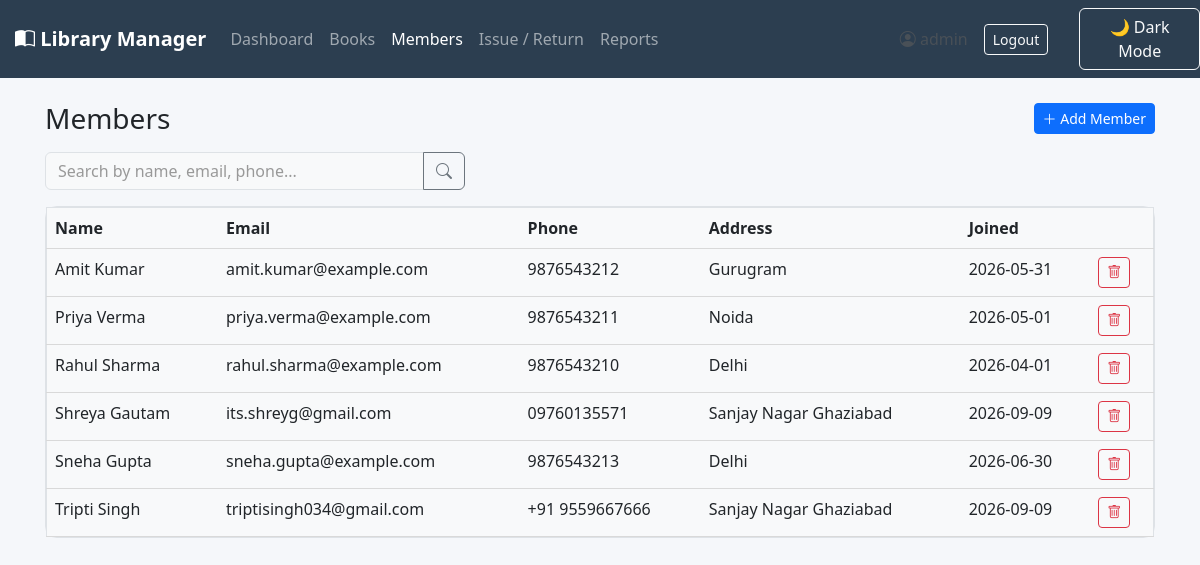
/members (signed in), run on the app's committed database.
### tables this page shows
CREATE TABLE members (
    member_id INTEGER PRIMARY KEY AUTOINCREMENT,
    name TEXT NOT NULL,
    email TEXT,
    phone TEXT,
    address TEXT,
    join_date TEXT NOT NULL
);

### app.py (the view)
@app.route("/members")
@login_required
def members():
    query = request.args.get("q", "").strip()
    conn = get_connection()
    if query:
        like = f"%{query}%"
        rows = conn.execute(
            "SELECT * FROM members WHERE name LIKE ? OR email LIKE ? OR phone LIKE ? ORDER BY name",
            (like, like, like),
        ).fetchall()
    else:
        rows = conn.execute("SELECT * FROM members ORDER BY name").fetchall()
    conn.close()
    return render_template("members.html", members=rows, query=query)

### app.py (called while the page is built)
def login_required(view):
    from functools import wraps
    @wraps(view)
    def wrapped(*args, **kwargs):
        if "user_id" not in session:
            flash("Please log in to continue.", "warning")
            return redirect(url_for("login"))
        return view(*args, **kwargs)
    return wrapped

### database.py (called while the page is built)
def get_connection():
    conn = sqlite3.connect(DB_PATH)
    conn.row_factory = sqlite3.Row
    conn.execute("PRAGMA foreign_keys = ON")
    return conn

### templates/members.html (shortened to what this page needs)
{% extends "base.html" %}
{% block content %}
<div class="d-flex justify-content-between align-items-center mb-3">
  <h3 class="mb-0">Members</h3>
  <button class="btn btn-primary btn-sm" data-bs-toggle="modal" data-bs-target="#addMemberModal">
    <i class="bi bi-plus-lg"></i> Add Member
  </button>
</div>
<form method="GET" action="{{ url_for('members') }}" class="mb-3">
  <div class="input-group" style="max-width: 420px;">
    <input type="text" name="q" class="form-control" placeholder="Search by name, email, phone..." value="{{ query }}">
    <button class="btn btn-outline-secondary" type="submit"><i class="bi bi-search"></i></button>
  </div>
</form>
<div class="card">
  <div class="card-body p-0">
    <table class="table table-hover mb-0">
      <thead class="table-light">
        <tr>
          <th>Name</th>
          <th>Email</th>
          <th>Phone</th>
          <th>Address</th>
          <th>Joined</th>
          <th></th>
        </tr>
      </thead>
      <tbody>
        {% for m in members %}
        <tr>
          <td>{{ m.name }}</td>
          <td>{{ m.email or '-' }}</td>
          <td>{{ m.phone or '-' }}</td>
          <td>{{ m.address or '-' }}</td>
          <td>{{ m.join_date }}</td>
          <td>
            <form method="POST" action="{{ url_for('delete_member', member_id=m.member_id) }}"
                  onsubmit="return confirm('Delete this member?');">
              <button class="btn btn-sm btn-outline-danger"><i class="bi bi-trash"></i></button>
            </form>
          </td>
        </tr>
        {% else %}
        <tr><td colspan="6" class="text-center text-muted py-3">No members found.</td></tr>
        {% endfor %}
      </tbody>
    </table>
  </div>
</div>
{% endblock %}

### static/style.css (style rules this page uses)
:root { --brand-dark: #2c3e50; --brand-accent: hsl(216,38%,47%); --bg-color: #f5f7fa; --card-color: #f8f9fa; --text-color: #212529; --border-color: #d9d9d9; }
body { background-color: var(--bg-color); color: var(--text-color); }
.card { border-radius:0.6rem; background:var(--card-color); color:var(--text-color); border:1px solid var(--border-color); }
.table { background:var(--card-color); color:var(--text-color); }
.table th, .table td { background:var(--card-color); color:var(--text-color); border-color:var(--border-color); }
.form-control, .form-select { background:var(--card-color); color:var(--text-color); border:1px solid var(--border-color); }
.form-control::placeholder { color:#999; }
.card, .table, .table-responsive, .form-control, .form-select, .input-group-text, .list-group-item { background-color: #f8f9fa; color: #212529; border: 1px solid #dee2e6; transition: 0.3s; }
.card, .stat-card { width:100%; border-radius:12px; }
.card { height:100%; border-radius:12px; }

### data on the page
members: name "Amit Kumar", email "amit.kumar@example.com", phone "9876543212", address "Gurugram", join_date "2026-05-31"
members: name "Priya Verma", email "priya.verma@example.com", phone "9876543211", address "Noida", join_date "2026-05-01"
members: name "Rahul Sharma", email "rahul.sharma@example.com", phone "9876543210", address "Delhi", join_date "2026-04-01"
members: name "Shreya Gautam", email "its.shreyg@gmail.com", phone "09760135571", address "Sanjay Nagar Ghaziabad", join_date "2026-09-09"
members: name "Sneha Gupta", email "sneha.gupta@example.com", phone "9876543213", address "Delhi", join_date "2026-06-30"
members: name "Tripti Singh", email "triptisingh034@gmail.com", phone "+91 9559667666", address "Sanjay Nagar Ghaziabad", join_date "2026-09-09"

### other printed values
{{ session.username }} "admin"
